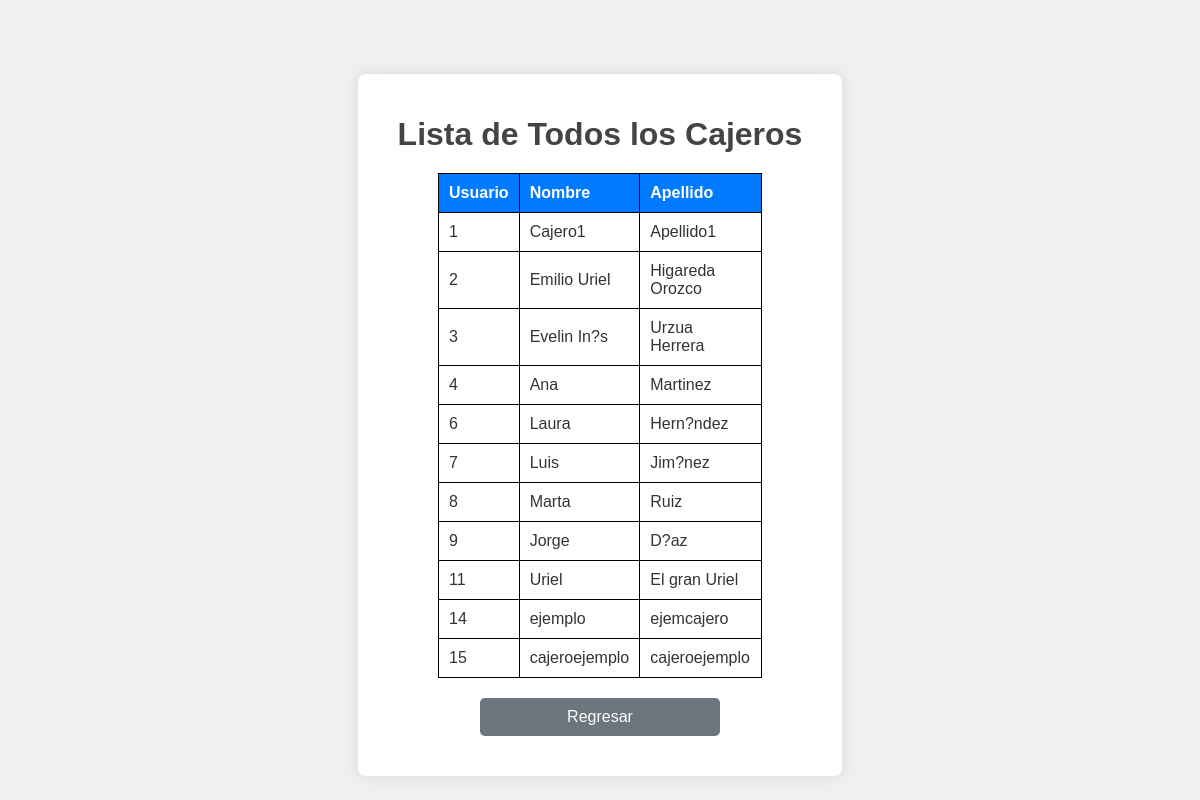
Page /ver_cajeros.php on the committed database.
### tables this page shows
CREATE TABLE `cajero` (
  `Usuario` int(11) NOT NULL,
  `Nombre` varchar(255) NOT NULL,
  `Apellido` varchar(255) NOT NULL,
  `Contrasena` varchar(255) NOT NULL,
  `Correo` varchar(255) NOT NULL
);

### ver_cajeros.php (the view, shortened to what this page needs)
<!DOCTYPE html>
<html lang="es">
<head>
    <link rel="stylesheet" href="formstyle.css">
</head>
<body>
    <div class="container">
        <h1>Lista de Todos los Cajeros</h1>
        <table>
            <thead>
                <tr>
                    <th>Usuario</th>
                    <th>Nombre</th>
                    <th>Apellido</th>
                </tr>
            </thead>
            <tbody>
                <?php
                include 'ConexiónBD.php';
                $sql = "SELECT Usuario, Nombre, Apellido FROM cajero";
                $result = $conn->query($sql);
                if ($result->num_rows > 0) {
                    while($row = $result->fetch_assoc()) {
                        echo "<tr><td>" . $row["Usuario"]. "</td><td>" . $row["Nombre"]. "</td><td>" . $row["Apellido"]. "</td></tr>";
                    }
                } else {
                    echo "<tr><td colspan='3'>No se encontraron cajeros</td></tr>";
                }
                ?>
            </tbody>
        </table>
        <a href="gestion_cajero.html" class="button">Regresar</a>
    </div>
</body>
</html>

### formstyle.css (style rules this page uses)
body { font-family: 'Arial', sans-serif; margin: 0; padding: 0; background-color: #f0f0f0; color: #333; display: flex; justify-content: center; align-items: center; height: 100vh; }
.container { text-align: center; background: #fff; padding: 20px 40px; border-radius: 8px; box-shadow: 0 0 15px rgba(0, 0, 0, 0.1); }
h1 { color: #444; margin-bottom: 20px; }

### ver_cajeros.php (style rules this page uses)
table { width: 80%; margin: 20px auto; border-collapse: collapse; }
table, th, td { border: 1px solid black; }
th, td { padding: 10px; text-align: left; }
th { background-color: #007bff; color: white; }
.button { padding: 10px 20px; background-color: #6c757d; color: white; text-decoration: none; border-radius: 5px; text-align: center; display: block; width: 200px; margin: 20px auto; }
.container { text-align: center; margin-top: 50px; }

### rows in the picture
cajero: Usuario "1", Nombre "Cajero1", Apellido "Apellido1"
cajero: Usuario "2", Nombre "Emilio Uriel", Apellido "Higareda Orozco"
cajero: Usuario "3", Nombre "Evelin In?s", Apellido "Urzua Herrera"
cajero: Usuario "4", Nombre "Ana", Apellido "Martinez"
cajero: Usuario "6", Nombre "Laura", Apellido "Hern?ndez"
cajero: Usuario "7", Nombre "Luis", Apellido "Jim?nez"
cajero: Usuario "8", Nombre "Marta", Apellido "Ruiz"
cajero: Usuario "9", Nombre "Jorge", Apellido "D?az"
cajero: Usuario "11", Nombre "Uriel", Apellido "El gran Uriel"
cajero: Usuario "14", Nombre "ejemplo", Apellido "ejemcajero"
cajero: Usuario "15", Nombre "cajeroejemplo", Apellido "cajeroejemplo"
